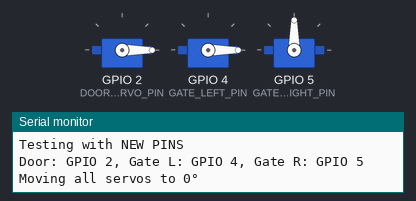
A sketch run on a simulated ESP32. Parts: 3 × servo, the last lines printed to the serial monitor.

Above: at 1.05 s.
At 7.0 s:
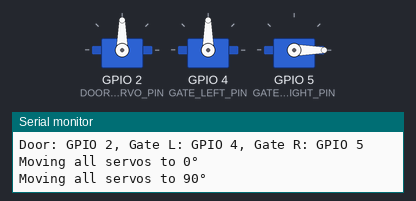
Timing chart, 0 to 8.8 s (numbered marks = the images above):
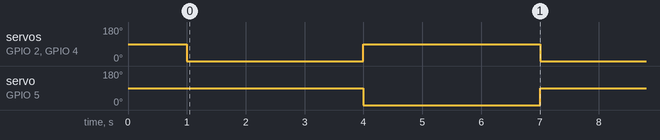

Measured:
- by itself, servo on GPIO 2 (DOOR_SERVO_PIN), servo on GPIO 4 (GATE_LEFT_PIN), servo on GPIO 5 (GATE_RIGHT_PIN): alternates 90° for 3.0 s and 0° for 3.0 s

The sketch:

SERVO_TEST_NEW_PINS.ino
```cpp
#include <ESP32Servo.h>

Servo doorServo;
Servo gateServoLeft;
Servo gateServoRight;

// Pin baru yang lebih aman
#define DOOR_SERVO_PIN 2      // Ganti dari 13
#define GATE_LEFT_PIN 4       // Ganti dari 25
#define GATE_RIGHT_PIN 5      // Ganti dari 26

void setup() {
  Serial.begin(115200);
  Serial.println("Testing with NEW PINS");

  doorServo.attach(DOOR_SERVO_PIN);
  gateServoLeft.attach(GATE_LEFT_PIN);
  gateServoRight.attach(GATE_RIGHT_PIN);

  Serial.println("Door: GPIO 2, Gate L: GPIO 4, Gate R: GPIO 5");
  delay(1000);
}

void loop() {
  Serial.println("Moving all servos to 0°");
  doorServo.write(0);
  gateServoLeft.write(0);
  gateServoRight.write(90);
  delay(3000);

  Serial.println("Moving all servos to 90°");
  doorServo.write(90);
  gateServoLeft.write(90);
  gateServoRight.write(0);
  delay(3000);
}
```
